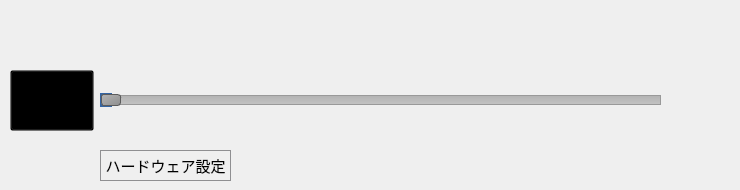
      <widget class="QWidget" name="page_Volume">
       <widget class="QPushButton" name="pushButton_VolumeMute">
        <property name="geometry">
         <rect>
          <x>10</x>
          <y>70</y>
          <width>84</width>
          <height>61</height>
         </rect>
        </property>
        <property name="styleSheet">
         <string notr="true">background-color:transparent;</string>
        </property>
        <property name="text">
         <string/>
        </property>
       </widget>
       <widget class="QSlider" name="horizontalSlider">
        <property name="geometry">
         <rect>
          <x>100</x>
          <y>80</y>
          <width>561</width>
          <height>41</height>
         </rect>
        </property>
        <property name="styleSheet">
         <string notr="true">
  QSlider::groove:horizontal {
      border: 1px solid #999999;
      height: 8px; /* the groove expands to the size of the slider by default. by giving it a height, it has a fixed size */
      background: qlineargradient(x1:0, y1:0, x2:0, y2:1, stop:0 #B1B1B1, stop:1 #c4c4c4);
      margin: 2px 0;
  }

  QSlider::handle:horizontal {
      background: qlineargradient(x1:0, y1:0, x2:1, y2:1, stop:0 #b4b4b4, stop:1 #8f8f8f);
      border: 1px solid #5c5c5c;
      width: 18px;
      margin: -2px 0; /* handle is placed by default on the contents rect of the groove. Expand outside the groove */
      border-radius: 3px;
  }

QSlider::sub-page:horizontal {
      background: rgb(52, 101, 164);
  }

QSlider::handle:horizontal:hover {
    background-color: lightgreen;
}

</string>
        </property>
        <property name="maximum">
         <number>99</number>
        </property>
        <property name="orientation">
         <enum>Qt::Horizontal</enum>
        </property>
        <property name="tickPosition">
         <enum>QSlider::TicksBelow</enum>
        </property>
        <property name="tickInterval">
         <number>10</number>
        </property>
       </widget>
       <widget class="QLabel" name="label_34">
        <property name="geometry">
         <rect>
          <x>670</x>
          <y>70</y>
          <width>61</width>
          <height>61</height>
         </rect>
        </property>
        <property name="font">
         <font>
          <pointsize>15</pointsize>
          <weight>75</weight>
          <bold>true</bold>
         </font>
        </property>
        <property name="text">
         <string/>
        </property>
        <property name="alignment">
         <set>Qt::AlignCenter</set>
        </property>
       </widget>
       <widget class="QPushButton" name="pushButton_2">
        <property name="geometry">
         <rect>
          <x>100</x>
          <y>150</y>
          <width>131</width>
          <height>31</height>
         </rect>
        </property>
        <property name="font">
         <font>
          <pointsize>11</pointsize>
         </font>
        </property>
        <property name="styleSheet">
         <string notr="true"> QPushButton {
   
     border: 1px solid #8f8f91;
      background-color: qlineargradient(x1: 0, y1: 0, x2: 0, y2: 1,
                                        stop: 0 #f6f7fa, stop: 1 #dadbde);
      min-width: 80px;
  }

  QPushButton:pressed {
      background-color: qlineargradient(x1: 0, y1: 0, x2: 0, y2: 1,
                                        stop: 0 #dadbde, stop: 1 #f6f7fa);
  }</string>
        </property>
        <property name="text">
         <string>ハードウェア設定</string>
        </property>
       </widget>
      </widget>
